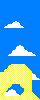

This is a level from a 2D game, rendered from its Tiled map with the project's own tilesets. A one-line summary and the complete map file follow:
An orthogonal 10x25 tile map with 4x4 px tiles, 1 tile layer (Capa de Patrones 1).

<map version="1.0" tiledversion="1.0.2" orientation="orthogonal" renderorder="right-down" width="10" height="25" tilewidth="4" tileheight="4" nextobjectid="1">
 <tileset firstgid="1" source="tilesetBeach.tsx" />
 <layer name="Capa de Patrones 1" width="10" height="25">
  <data encoding="csv">
10,10,10,10,10,10,10,10,10,10,
10,10,10,10,10,10,10,10,10,10,
10,10,10,10,10,10,10,10,10,10,
10,10,10,10,10,10,10,10,10,10,
10,10,10,10,10,10,10,10,10,10,
10,10,10,13,14,10,10,10,10,10,
10,13,9,9,9,14,10,10,10,10,
10,10,10,10,10,10,10,10,10,10,
10,10,10,10,10,10,10,10,10,10,
10,10,10,10,10,10,10,10,10,10,
10,10,10,10,10,10,10,10,10,10,
10,10,10,10,13,14,10,10,10,10,
10,10,10,13,9,9,14,10,10,10,
10,10,13,9,9,9,9,9,14,10,
10,10,10,10,10,10,10,10,10,10,
10,10,10,10,10,10,10,10,10,10,
10,10,8,1,1,1,6,10,10,10,
10,8,1,1,1,1,1,6,10,10,
1,1,1,1,1,1,1,16,14,10,
1,1,1,1,1,1,1,16,9,14,
1,1,1,1,1,1,1,16,10,10,
1,1,3,10,10,4,1,16,10,10,
1,3,13,14,10,10,15,16,10,10,
16,9,9,9,14,7,1,1,6,10,
1,1,1,1,1,1,1,1,1,6
</data>
 </layer>
</map>
